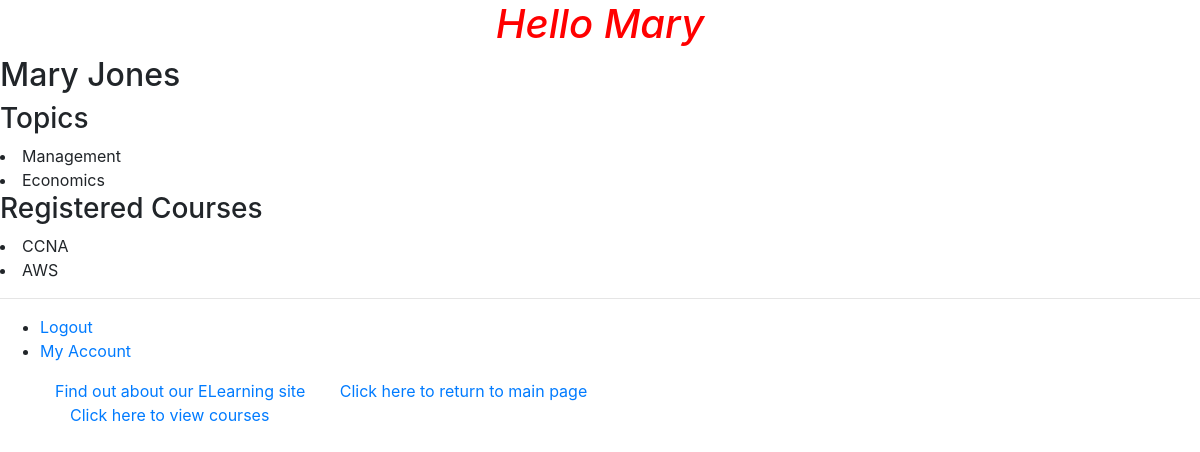
Screenshot of /Lab3App/myaccount/ (signed in) with the database file from the repository.
### Lab3App/models.py (models this page shows, shortened)
class Topic(models.Model):
 name = models.CharField(max_length=200)
 length = models.IntegerField(default=12)
 def __str__(self):
  return self.name

class Course(models.Model):
 title = models.CharField(max_length=200)
 topic = models.ForeignKey(Topic, related_name='courses',on_delete=models.CASCADE)
 price = models.DecimalField(validators=[validate_price], max_digits=10, decimal_places=2)
 for_everyone = models.BooleanField(default=True)
 description = models.TextField(blank=True)
 num_reviews = models.PositiveIntegerField(default=0)
 def __str__(self):
  return self.title

### Lab3App/views.py (the view)
# urls.py: path(r'myaccount/', views.myaccount, name='myaccount'),
@login_required
def myaccount(request):
    try:
     if request.user.is_authenticated:
        student = Student.objects.get(id=request.user.id)
        if student:
            print(student.registered_courses.all())
            return render(request, 'Lab3App/myaccount.html', {
                'first_name': student.first_name,
                'last_name': student.last_name,
                'topics': student.interested_in.all(),
                'courses': student.registered_courses.all(),
            })
        else:
            return HttpResponse("you are not registered as a student")
    except:
        base_url = reverse('Lab3App:login')
        query_string = urlencode({'next': 'myaccount'})
        url = '{}?{}'.format(base_url)
        return redirect(url)

### templates/Lab3App/myaccount.html
{% extends 'Lab3App/base.html' %}
{% block body_block %}
    <h2> {{ first_name }} {{ last_name }} </h2>
    <h3> Topics </h3>
    {% for topic in topics %}
        <li> {{ topic }} </li>
    {% endfor %}
    <h3> Registered Courses </h3>
    {% for course in courses %}
        <li> {{ course }} </li>
    {% endfor %}
{% endblock %}

### templates/Lab3App/base.html (shortened to what this page needs)
<!DOCTYPE html>
{% load static %}
<html>
<head>
    <link rel="stylesheet" type="text/css" href="{% static 'myapp/style.css' %}"/>
 <link rel="stylesheet" href="https://stackpath.bootstrapcdn.com/bootstrap/4.5.2/css/bootstrap.min.css">
 </head><body>
<div>
    <h1>Hello
        {% block myhdg %}
            {% if request.user.is_authenticated %} {{ user.first_name }}
            {% endif %}
        {% endblock %}
    </h1>
    {% block body_block %} {% endblock %}
</div>
<hr/>
<div>
    <ul>
        {% if request.user.is_authenticated %}
            <li ><a href="{% url 'Lab3App:logout' %}">Logout</a></li>
            <li ><a href="{% url 'Lab3App:myaccount' %}">My Account</a></li>
        {% else %}
            <li ><a href="{% url 'Lab3App:login' %}">Login</a></li>
            <li ><a href="{% url 'Lab3App:register' %}">Register <Here></Here></a></li>
        {% endif %}
        <li class="hbar1"><a href="{% url 'Lab3App:about' %}">Find out about our ELearning site</a></li>
        <li class="hbar1"><a href="{% url 'Lab3App:index' %}">Click here to
            return to main page</a><br/></li>
        <li class="hbar1"><a href="{% url 'Lab3App:findcourses' %}">Click here to view courses</a><br/></li>
    </ul>
</div>
 </body>
</html>

### Lab3App/Static/Lab3App/style.css (style rules this page uses)
h1 { background-color: #FFFFFF; color: #FF0000; font-size: 16pt; font-style: italic; text-align: center; }
.hbar1 { display: inline; margin: 15px; }

### rows the page displays
Topic: name "Management"
Topic: name "Economics"
Course: title "CCNA"
Course: title "AWS"

### other values shown
{{ user.first_name }} "Mary"
{{ first_name }} "Mary"
{{ last_name }} "Jones"
